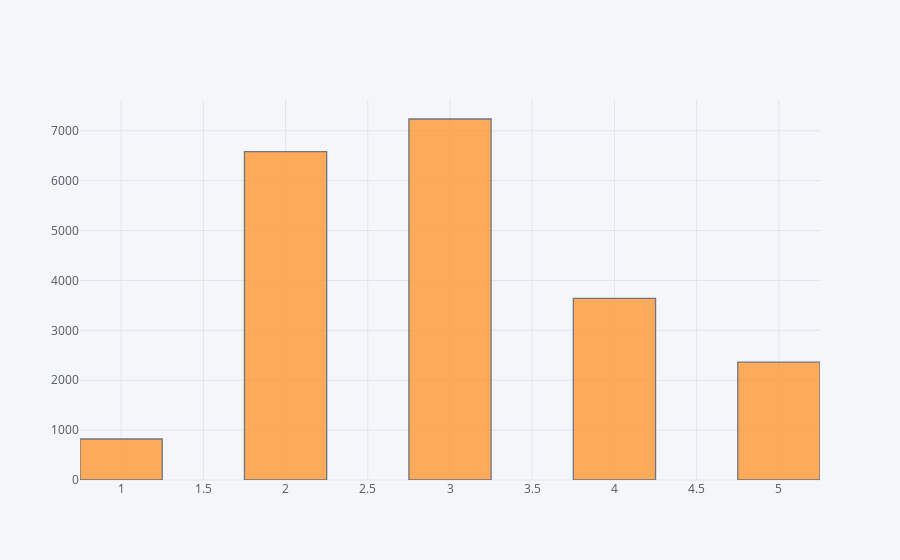

This figure's notebook cell:
### Code cell
housing["income_cat"].iplot(kind='hist',bins=10)

### Figure 1 — Plotly figure (JSON) as saved in the notebook; plotly's stock layout.template omitted (floating-point values rounded to 4 significant figures; data arrays with more than 128 entries replaced by an {"elided": "..."} marker saying what was removed)
{"data": [{"histfunc": "count", "histnorm": "", "marker": {"color": "rgba(255, 153, 51, 1.0)", "line": {"color": "#4D5663", "width": 1.3}}, "name": "income_cat", "nbinsx": 10, "opacity": 0.8, "orientation": "v", "type": "histogram", "uid": "4d17809e-b4e9-4858-b08c-31a8ee238520", "x": {"elided": "20640 int values"}}], "layout": {"barmode": "overlay", "legend": {"bgcolor": "#F5F6F9", "font": {"color": "#4D5663"}}, "paper_bgcolor": "#F5F6F9", "plot_bgcolor": "#F5F6F9", "title": {"font": {"color": "#4D5663"}}, "xaxis": {"gridcolor": "#E1E5ED", "showgrid": true, "tickfont": {"color": "#4D5663"}, "title": {"font": {"color": "#4D5663"}, "text": ""}, "zerolinecolor": "#E1E5ED"}, "yaxis": {"gridcolor": "#E1E5ED", "showgrid": true, "tickfont": {"color": "#4D5663"}, "title": {"font": {"color": "#4D5663"}, "text": ""}, "zerolinecolor": "#E1E5ED"}}}
